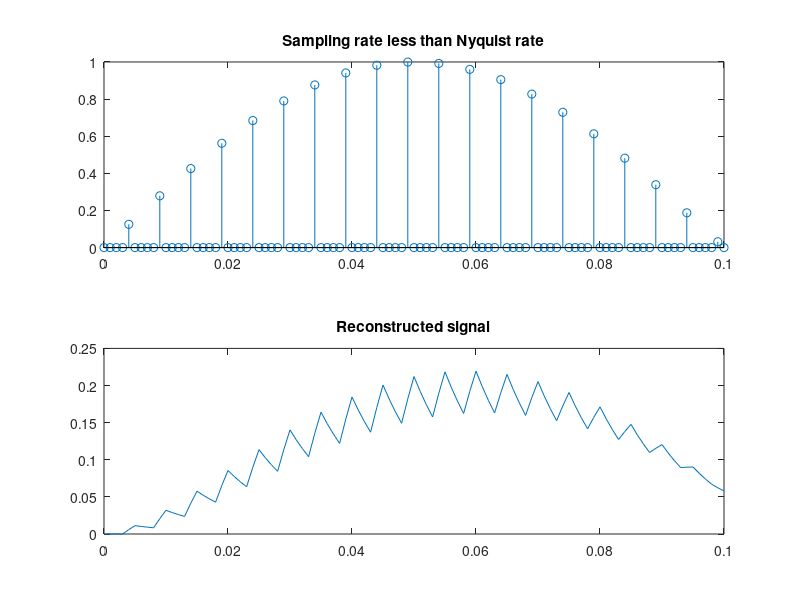

The MATLAB script that drew this image:
clear all;%clear workspace window
close all;%close all window except command window
clc;%clear command window
t = 0:0.001:0.1;
t1 = zeros(1,length(t));
f = input("Enter the baseband signal frequency: ");
x = sin(2*pi*f*t);
n = input("Enter the integer which decides the sampling frequency: ");
for i = 1:length(t)
    if n*i<=length(t)
        t1(n*i)=1;
    end
end

s1 = x.*t1;
[den,num] = butter(1,2*pi*f/1000);
s11 = filter(den,num,s1);
subplot(2,1,1)
stem(t,s1)
title("Sampling rate less than Nyquist rate");
subplot(2,1,2)
plot(t,s11)
title("Reconstructed signal");
